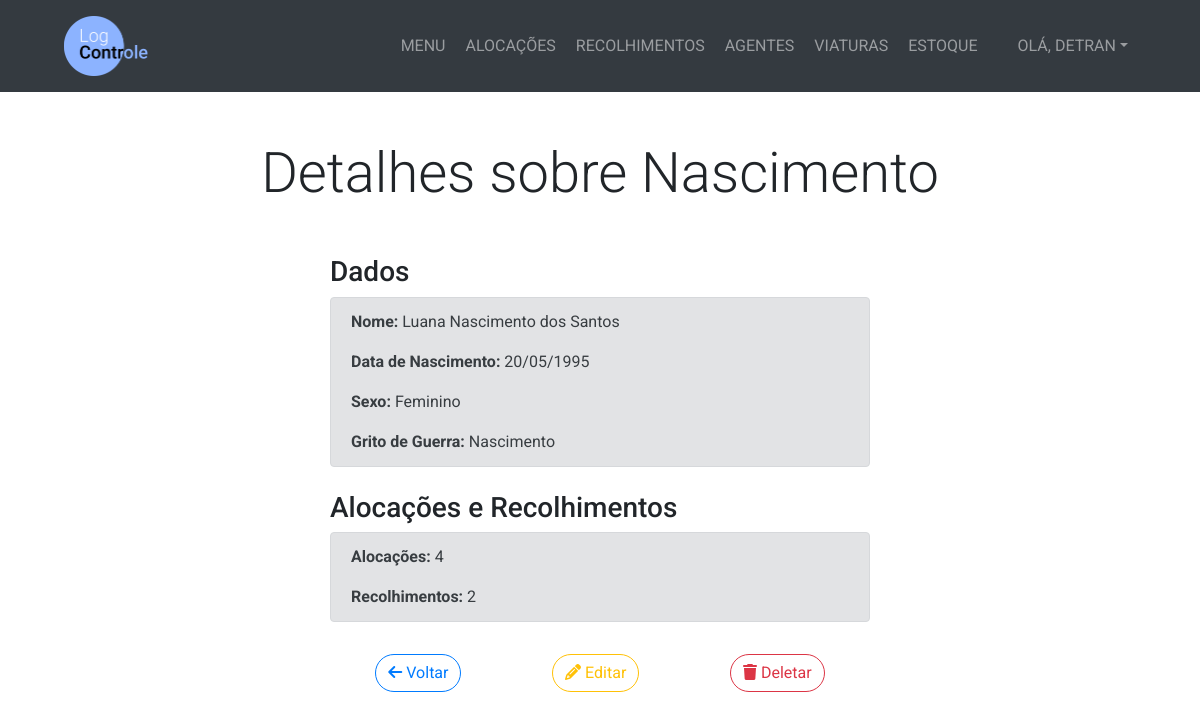
Page /agente/12/detalhes/ (signed in) on the committed database.
### management/models.py (models this page shows, shortened)
class Agente(models.Model):
    SEXO_CHOICES = (
        ('Feminino', 'Feminino'),
        ('Masculino', 'Masculino')
    )
    nome = models.CharField(max_length=200)
    datanascimento = models.DateField()
    sexo = models.CharField(max_length=10, choices=SEXO_CHOICES)
    gritodeguerra = models.CharField(max_length=50)

### management/views.py (the view, shortened to what this page needs)
# urls.py: path('agente/<int:pk_agente>/detalhes/', views.detalhe_agente, name='detalhe_agente'),
@login_required
def detalhe_agente(request, pk_agente):
    agente = get_object_or_404(Agente, pk=pk_agente)
    alocacoes = AlocacaoAgente.objects.filter(agente_id=agente.id)
    recolhimentos = RecolhimentoAgente.objects.filter(agente_id=agente.id)
    if request.method == 'GET':
        return render(request, 'management/detalhe_agente.html', {'agente':agente, 'alocacoes':alocacoes, 'recolhimentos':recolhimentos})

### management/templates/management/detalhe_agente.html (shortened to what this page needs)
{% extends 'management/base.html' %}
{% block content %}
  <section class="py-5">
    <div class="container">
      <h1 class="display-4 text-center mb-5">Detalhes sobre {{ agente.gritodeguerra }}</h1>
      <div class="row justify-content-center">
        <div class="col-lg-6">
          <h3>Dados</h3>
          <div class="alert alert-secondary mb-4">
            <p><strong>Nome:</strong> {{ agente.nome }}</p>
            <p><strong>Data de Nascimento:</strong> {{ agente.datanascimento|date:'d/m/Y' }}</p>
            <p><strong>Sexo:</strong> {{ agente.sexo }}</p>
            <p class="mb-0"><strong>Grito de Guerra:</strong> {{ agente.gritodeguerra }}</p>
          </div>
          <h3>Alocações e Recolhimentos</h3>
          <div class="alert alert-secondary mb-4">
            <p><strong>Alocações:</strong> {{ alocacoes.count }}</p>
            <p class="mb-0"><strong>Recolhimentos:</strong> {{ recolhimentos.count }}</p>
          </div>
          <div class="d-flex">
            <a href="{% url 'menu_agente' %}" class="btn btn-outline-primary rounded-pill mt-2 mx-auto"><i class="fas fa-arrow-left"></i> Voltar</a>
            <a href="{% url 'editar_agente' agente.id %}" class="btn btn-outline-warning rounded-pill mt-2 mx-auto"><i class="fas fa-pencil-alt"></i> Editar</a>
            <button href="#" data-toggle="modal" data-target="#agenteModal" id="btn-deletar" class="btn btn-outline-danger rounded-pill mt-2 mx-auto"><i class="fas fa-trash"></i> Deletar</button>
          </div>
        </div>
      </div>
    </div>
  </section>
{% endblock %}

### management/templates/management/base.html (shortened to what this page needs)
<!DOCTYPE html>
<html lang="pt-br" dir="ltr">
  {% load static %}
  <head>
    <link
      rel="stylesheet"
      href="https://stackpath.bootstrapcdn.com/bootstrap/4.5.0/css/bootstrap.min.css"
    />
    <link rel="stylesheet" type="text/css" href="{% static 'management/css/style.css' %}">
    <link rel="stylesheet" href="{% static 'management/css/bootstrap-datepicker.css' %}">
  </head>
  <body>
    <nav class="navbar navbar-expand-lg bg-dark navbar-dark py-3" id="main-nav">
      <a href="{% url 'home' %}" class="ml-5">
        <img src="{% static 'management/Logo.png' %}" alt="Logo LogControle" style="max-height: 60px;">
      </a>
      <div class="collapse navbar-collapse" id="navbarCollapse">
        <ul class="navbar-nav ml-auto">
          <li class="nav-item">
            <a href="{% url 'home' %}" class="nav-link ml-1">MENU</a>
          </li>
          <li class="nav-item">
            <a href="{% url 'menu_alocacao' %}" class="nav-link ml-1">ALOCAÇÕES</a>
          </li>
          <li class="nav-item">
            <a href="{% url 'menu_recolhimento' %}" class="nav-link ml-1">RECOLHIMENTOS</a>
          </li>
          <li class="nav-item">
            <a href="{% url 'menu_agente' %}" class="nav-link ml-1">AGENTES</a>
          </li>
          <li class="nav-item">
            <a href="{% url 'menu_viatura' %}" class="nav-link ml-1">VIATURAS</a>
          </li>
          <li class="nav-item">
            <a href="{% url 'menu_estoque' %}" class="nav-link ml-1">ESTOQUE</a>
          </li>
          <li class="nav-item dropdown ml-4 mr-5">
            <a href="#" class="nav-link dropdown-toggle" data-toggle="dropdown" aria-expanded="false">OLÁ, <span style="text-transform: uppercase;">{{ user.username }}</span></a>
          </li>
        </ul>
      </div>
    </nav>
    {% block content %} {% endblock %}
  </body>
</html>

### management/static/management/css/style.css (style rules this page uses)
body { font-family: 'Roboto', Arial; }

### rows in the picture
Agente: gritodeguerra "Nascimento", nome "Luana Nascimento dos Santos", datanascimento "20/05/1995", sexo "Feminino"

### other values in the picture
{{ user.username }} "DETRAN"
{{ alocacoes.count }} "4"
{{ recolhimentos.count }} "2"
